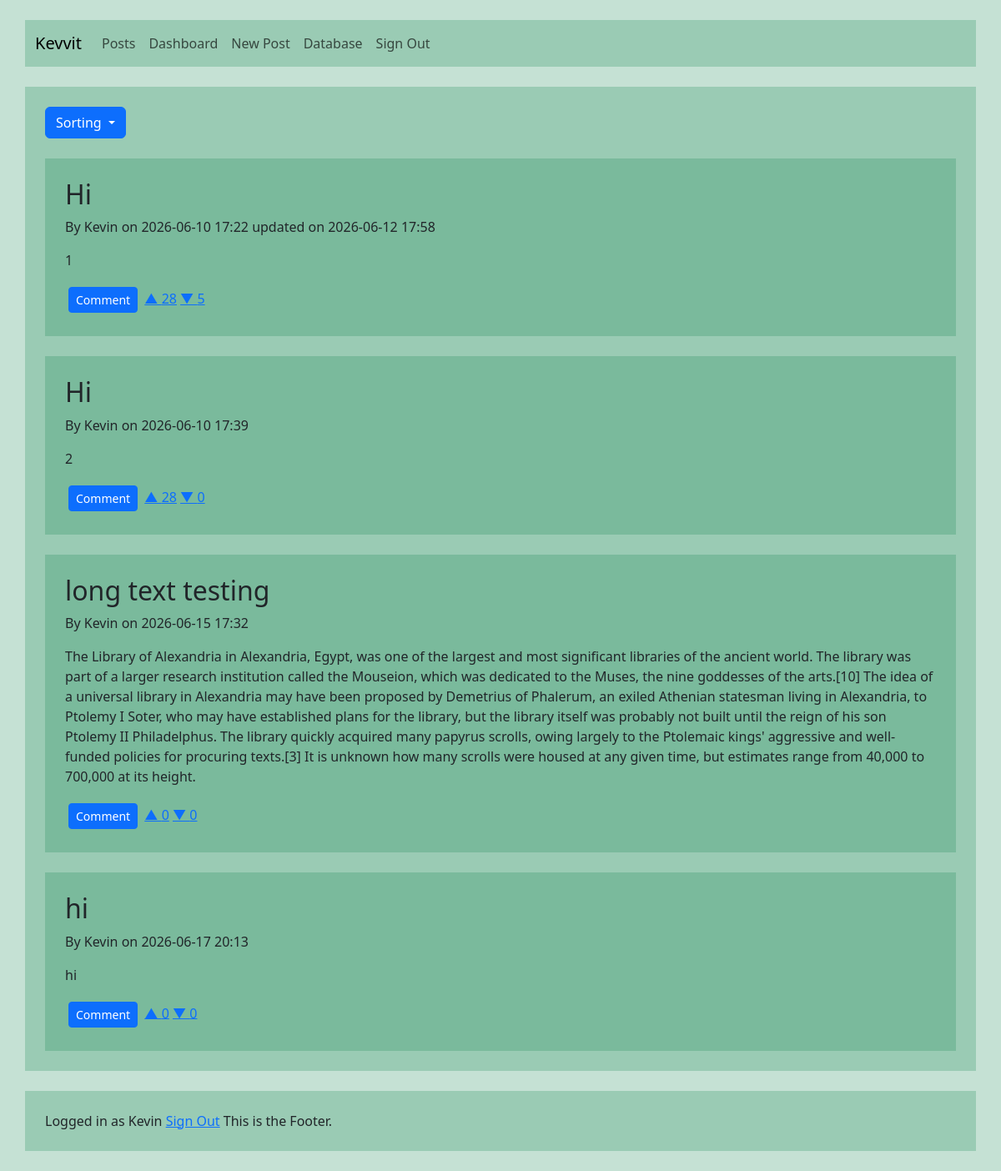
/posts (signed in), run on the app's committed database.
### blog/models.py (models this page shows, shortened)
class Post(db.Model):
    id = db.Column(db.Integer, primary_key=True)
    title = db.Column(
        db.String(100),
        nullable=False
    )
    content = db.Column(
        db.Text,
        nullable=False
    )
    date_posted = db.Column(
        db.DateTime,
        nullable=False,
        default=datetime.utcnow
    )
    date_updated = db.Column(
        db.DateTime,
        nullable=True,
        default=datetime.utcnow
    )
    author_id = db.Column(
        db.Integer,
        db.ForeignKey('user.id'),
        nullable=False
        )
    upvotes = db.Column(
        db.Integer,
        nullable=False,
        default=0
    )
    downvotes = db.Column(
        db.Integer,
        nullable=False,
        default=0
    )

class User(db.Model):
    id = db.Column(db.Integer, primary_key=True)
    username = db.Column(
        db.String(80),
        unique=True,
        nullable=False
    )
    password = db.Column(
        db.String(120),
        unique=False,
        nullable=False
    )
    posts = db.relationship(
        'Post',
        backref='author',
        lazy=True
    )

### blog/routes.py (the view)
@app.route('/posts', methods=['GET'])
@login_required
def posts():
    all_posts = Post.query.all()
    return render_template('posts.html', title='Posts', posts=all_posts)

### blog/decorator.py (called while the page is built)
def login_required(func):
    @wraps(func)
    def wrapper(*args, **kwargs):
        if "user_id" not in session:
            return redirect(url_for("sign_in"))
        return func(*args, **kwargs)
    return wrapper

### blog/templates/posts.html (shortened to what this page needs)
{% extends "base.html" %}
{% block content %}
<div class="dropdown">
    <button class="btn btn-primary dropdown-toggle" type="button" id="dropdownMenuButton" data-toggle="dropdown" aria-haspopup="true" aria-expanded="false">
    Sorting
    </button>
</div>
{% for post in posts %}
    <div class="container bg-success bg-opacity-25 p-4 mt-4 mb-0 content">
        <h2>{{ post.title }}</h2>
        <p>
            By {{ post.author.username }} on {{ post.date_posted.strftime('%Y-%m-%d %H:%M') }}
            {% if post.date_updated.strftime('%Y-%m-%d %H:%M') != post.date_posted.strftime('%Y-%m-%d %H:%M') %}
                updated on {{ post.date_updated.strftime('%Y-%m-%d %H:%M') }}
            {% endif %}
        </p>
        <p>{{ post.content }}</p>
        <a class="btn btn-primary btn-sm m-1" href="{{ url_for('post', post_id=post.id) }}">Comment</a>
        <a href="{{ url_for('upvote', post_id=post.id) }}">▲ {{ post.upvotes }}</a>
        <a href="{{ url_for('downvote', post_id=post.id) }}">▼ {{ post.downvotes }}</a>
    </div>
{% endfor %}
{% endblock %}
{% block footer %}
<p1> This is the Footer. </p1>
{% endblock %}

### blog/templates/base.html (shortened to what this page needs)
<!doctype html>
<html lang="en">
  <head>
    {% block head %}
    <link href="https://cdn.jsdelivr.net/npm/bootstrap@5.3.8/dist/css/bootstrap.min.css" rel="stylesheet">
    {% endblock %}
  </head>
  <body>
    <div class="bg-success bg-opacity-25 min-vh-100 p-4 my-0">
      <nav class="container navbar navbar-expand-lg bg-success bg-opacity-25 ">
          <div class="container-fluid">
              <a class="navbar-brand" href="{{url_for('dashboard')}}">Kevvit</a>
              <div class="collapse navbar-collapse" id="navbarText">
                  <ul class="navbar-nav me-auto mb-2 mb-lg-0">
                      <li class="nav-item">
                        <a class="nav-link" href="{{url_for('posts')}}">Posts</a>
                      </li>
                  {% if session.get("user_id") %}
                      <li class="nav-item">
                        <a class="nav-link" href="{{url_for('dashboard')}}">Dashboard</a>
                      </li>
                      <li class="nav-item">
                        <a class="nav-link" href="{{url_for('new_post')}}">New Post</a>
                      </li>
                      <li class="nav-item">
                        <a class="nav-link" href="{{url_for('database')}}">Database</a>
                      <li class="nav-item">
                        <a class="nav-link" href="{{url_for('sign_out')}}">Sign Out</a>
                      </li>
                  {% endif %}
                      </li>
                  </ul>
              </div>
          </div>
      </nav>
      <div class="container bg-success bg-opacity-25 p-4 mt-4 mb-0 content">
        {% block content %}
        {% endblock %}
      </div>
      <div class="container bg-success bg-opacity-25 p-4 mt-4 mb-0">
        {% if session.get("user_id") %}
            Logged in as {{ session.username }}
            <a href="/sign_out">Sign Out</a>
        {% else %}
            <a href="/sign_in">Sign In</a>
        {% endif %}
        {% block footer %}
        {% endblock %}
      </div>
    </div>
  </body>
</html>

### data on the page
Post: title "Hi", author.username "Kevin", date_posted "2026-06-10 17:22", date_updated "2026-06-12 17:58", content "1", upvotes "28", downvotes "5"
Post: title "Hi", author.username "Kevin", date_posted "2026-06-10 17:39", content "2", upvotes "28", downvotes "0"
Post: title "long text testing", author.username "Kevin", date_posted "2026-06-15 17:32", content "The Library of Alexandria in Alexandria, Egypt, was one of the largest and most significant libraries of the ancient world. The library was part of a larger research institution called the Mouseion, which was dedicated to the Muses, the nine goddesses of the arts.[10] The idea of a universal library in Alexandria may have been proposed by Demetrius of Phalerum, an exiled Athenian statesman living in Alexandria, to Ptolemy I Soter, who may have established plans for the library, but the library itself was probably not built until the reign of his son Ptolemy II Philadelphus. The library quickly acquired many papyrus scrolls, owing largely to the Ptolemaic kings' aggressive and well-funded…", upvotes "0", downvotes "0"
Post: title "hi", author.username "Kevin", date_posted "2026-06-17 20:13", content "hi", upvotes "0", downvotes "0"
User: username "Kevin"
